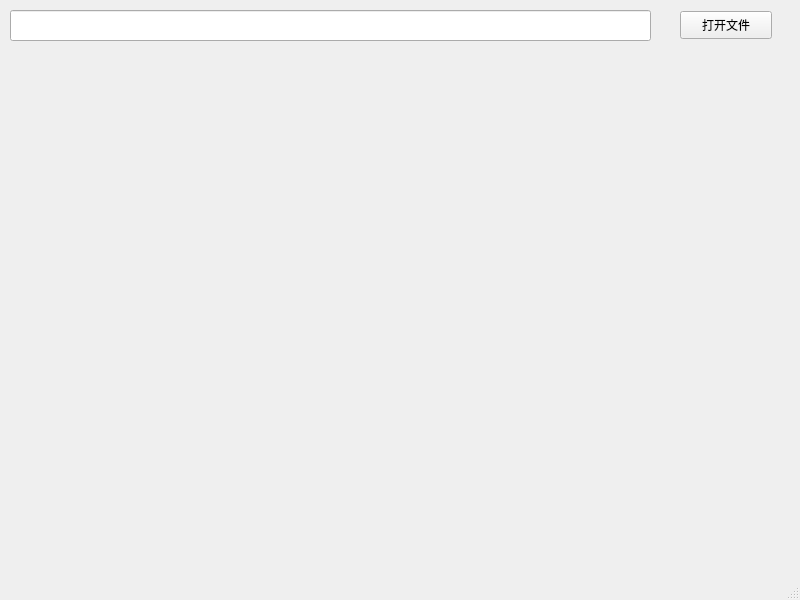
<?xml version="1.0" encoding="UTF-8"?>
<ui version="4.0">
 <class>file1Class</class>
 <widget class="QMainWindow" name="file1Class">
  <property name="geometry">
   <rect>
    <x>0</x>
    <y>0</y>
    <width>800</width>
    <height>600</height>
   </rect>
  </property>
  <property name="windowTitle">
   <string>file1</string>
  </property>
  <widget class="QWidget" name="centralWidget">
   <widget class="QLineEdit" name="lineEdit">
    <property name="geometry">
     <rect>
      <x>10</x>
      <y>10</y>
      <width>641</width>
      <height>31</height>
     </rect>
    </property>
   </widget>
   <widget class="QPushButton" name="pushButton">
    <property name="geometry">
     <rect>
      <x>680</x>
      <y>11</y>
      <width>92</width>
      <height>28</height>
     </rect>
    </property>
    <property name="text">
     <string>打开文件</string>
    </property>
   </widget>
  </widget>
  <widget class="QMenuBar" name="menuBar">
   <property name="geometry">
    <rect>
     <x>0</x>
     <y>0</y>
     <width>800</width>
     <height>26</height>
    </rect>
   </property>
  </widget>
  <widget class="QStatusBar" name="statusBar"/>
 </widget>
 <layoutdefault spacing="6" margin="11"/>
 <resources>
  <include location="file1.qrc"/>
 </resources>
 <connections/>
</ui>
